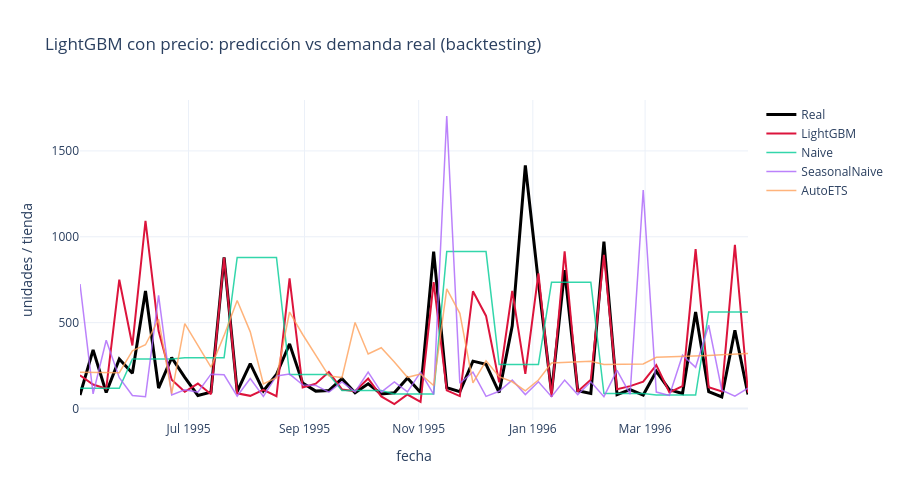

Here is the notebook cell this chart was saved with:
### Code cell
fig = go.Figure()
fig.add_trace(go.Scatter(
    x=predicciones_lgbm.index, y=train_sk.loc[predicciones_lgbm.index, "UNIDADES"],
    name="Real", line=dict(color="black", width=3)
))
fig.add_trace(go.Scatter(
    x=predicciones_lgbm.index, y=predicciones_lgbm["pred"],
    name="LightGBM", line=dict(color="crimson", width=2)
))

# Cada modelo
for m in ["Naive", "SeasonalNaive", "AutoETS"]:
    fig.add_trace(go.Scatter(
        x=cv_sf["ds"], y=cv_sf[m],
        name=m, line=dict(width=1.5), opacity=0.8
    ))

fig.update_layout(
    title="LightGBM con precio: predicción vs demanda real (backtesting)",
    xaxis_title="fecha", yaxis_title="unidades / tienda",
    hovermode="x unified", template="plotly_white", height=500,
)
fig.show()
